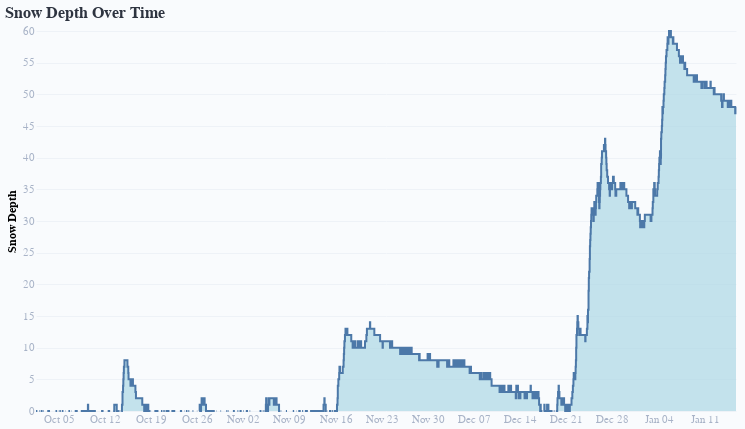

Notebook code for this chart:
### Code cell
# -----------------------------
# Base chart with x-axis encoding
# -----------------------------
base = alt.Chart(weather_data_df).encode(
    x=alt.X(
        "date:T",
        title="",
        axis=alt.Axis(
            grid=False,
            domain=False,
            tickSize=0,
            labelColor="#A8B3C7"
        )
    )
)

# -----------------------------
# Snow depth area chart
# -----------------------------
snow_area = base.mark_area(
    color="lightblue",
    interpolate="step-after",
    line=True
).encode(
    y=alt.Y(
        "SNWD:Q",
        title="Snow Depth (Inches)",
        axis=alt.Axis(
            grid=True,
            gridColor="#EEF2F7",
            domain=False,
            tickSize=0,
            labelColor="#A8B3C7"
        )
    )
)

# -----------------------------
# Render chart
# -----------------------------
chart = snow_area.properties(
    width=700,
    height=380,
    background="#F9FBFD",
    title=alt.TitleParams(
        text="Snow Depth Over Time",
        anchor="start",
        fontSize=16,
        color="#2E3440"
    )
).configure_view(
    stroke=None
).configure_axis(
    labelFontSize=11,
    titleFontSize=12
)

chart

### Figure 1 — Vega-Lite specification as saved in the notebook (floating-point values rounded to 4 significant figures; data arrays with more than 128 entries replaced by an {"elided": "..."} marker saying what was removed)
{"config": {"view": {"continuousWidth": 300, "continuousHeight": 300, "stroke": null}, "axis": {"labelFontSize": 11, "titleFontSize": 12}}, "data": {"name": "data-a5a81718a90cc5046ebfa91cdef385d4"}, "mark": {"type": "area", "color": "lightblue", "interpolate": "step-after", "line": true}, "background": "#F9FBFD", "encoding": {"x": {"axis": {"domain": false, "grid": false, "labelColor": "#A8B3C7", "tickSize": 0}, "field": "date", "title": "", "type": "temporal"}, "y": {"axis": {"domain": false, "grid": true, "gridColor": "#EEF2F7", "labelColor": "#A8B3C7", "tickSize": 0}, "field": "SNWD", "title": "Snow Depth", "type": "quantitative"}}, "height": 380, "title": {"text": "Snow Depth Over Time", "anchor": "start", "color": "#2E3440", "fontSize": 16}, "width": 700, "$schema": "https://vega.github.io/schema/vega-lite/v5.20.1.json", "datasets": {"data-a5a81718a90cc5046ebfa91cdef385d4": {"elided": "2550 records"}}}
